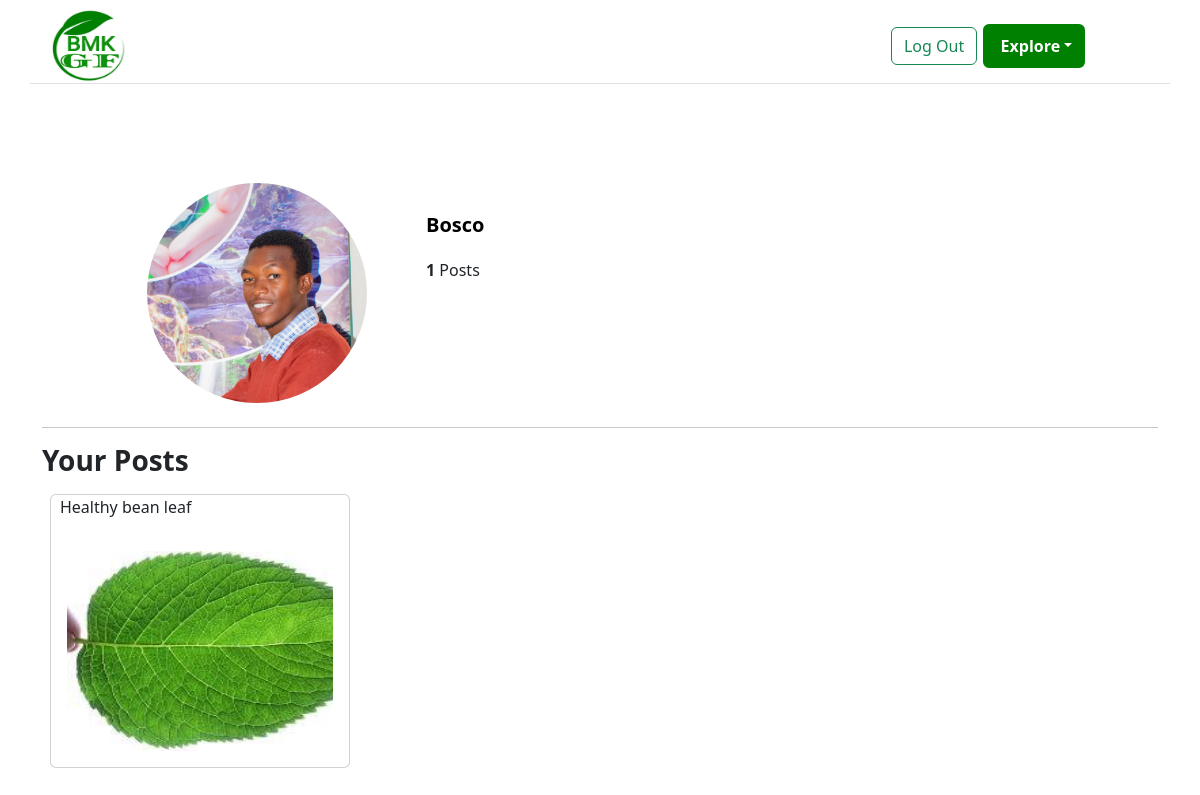
/farmers/profile/Bosco/ (signed in), run on the app's committed database.
### farmers/models.py (models this page shows, shortened)
class Profile(models.Model):
    user = models.OneToOneField(User, on_delete=models.CASCADE, related_name='profile')
    profile_photo = models.ImageField(upload_to='profile_pics/', default='DEFAULT VALUE')
    bio = models.TextField(max_length=300, default="My Bio", blank=True)
    name = models.CharField(blank=True, max_length=120)

class Image(models.Model):
    image = models.ImageField(upload_to='images/',default='DEFAULT VALUE')
    name = models.CharField(max_length=250, blank=True)
    caption = models.CharField(max_length=250, blank=True)
    profile = models.ForeignKey(Profile, on_delete=models.CASCADE,  null=True, related_name='posts')
    date_created = models.DateTimeField(auto_now_add=True, null=True)
    user = models.ForeignKey(User, on_delete=models.CASCADE, null=True, related_name='posts')
    likes = models.IntegerField(default=0)
    class Meta:
       ordering = ['-date_created']

### farmers/views.py (the view)
# urls.py: path('profile/<username>/', views.profile, name='profile'),
@login_required(login_url='/authentication/login')
def profile(request, username):
    current_user = request.user
    username = current_user.username
    profile = Profile.objects.get(user=request.user)
    images = Image.objects.all().filter(profile_id=current_user.id)
    images = request.user.posts.all()
    if request.method == 'POST':
        if prof_form.is_valid():
            prof_form.save()
            return HttpResponseRedirect(request.path_info)
    else:
        prof_form = UpdateUserProfileForm(instance=request.user.profile)
    params = {
        'form': prof_form,
        'images': images,
        'profile': profile,
    }
    return render (request, 'farmers/profile.html', params)

### farmers/forms.py
class UpdateUserProfileForm(forms.ModelForm):
    class Meta:
        model = Profile
        fields = ('profile_photo',)

### templates/farmers/profile.html (shortened to what this page needs)
{% extends 'base_farmers.html' %}
{% load bootstrap5 %}
{% block content %}
<div class="container" style="margin-top:8%">
    <div class="content-section">
        <div class="media">
            <div class="container">
                <div class="row">
                    <div class="col-md-1"></div>
                    <div class="col-md-3">
                        <img class="rounded-circle account-img" src="{{user.profile.profile_photo.url}}" width="220" height="220">
                    </div>
                    <div class="col-md-6 mt-3">
                        <div class="media-body">
                            <div class="account-heading">
                                <span class="ml-5  username">{{ user.username }}</span>
                                <a class="mt-4" data-bs-toggle="modal" data-bs-target="#ModalCenter"></a>
                            </div>
                            <div class="post-details mt-3 mb-3 post">
                                <span class="mr-5"><strong>{{images.count}}</strong> Posts</span>
                            </div>
                        </div>
                    </div>
                </div>
            </div>
        </div>
        <hr class="mt-4">
        <h3 class="fw-bold">Your Posts</h3>
        <div id="profile-section" class="card-columns">
            {% for image in images %}
                <div style="width: 300px;" class="m-2 card">
                    <p id="profile-caption" class="ml-2"><strong></strong> {{image.caption}}</p>
                    <div class="card-body ">
                        <img src="{{image.image.url}}" alt="{{image.caption}}" class="card-img" width="300px" height="200px">
                    </div>
                </div>
            {% endfor %}
               </div>
           </div>
        </div>
{% endblock %}

### reforestation/static/css/farmers.css (style rules this page uses)
a { text-decoration: none; }
#profile-section { display: flex; }
#profile-caption { margin-left: 3%; }
.username { font-weight: bold; margin-right: 2%; font-size: 20px; color: black; }
.account-img { margin-top: -2%; }

### data on the page
Image: caption "Healthy bean leaf", image (picture)

### other printed values
{{ user.username }} "Bosco"
{{ images.count }} "1"
